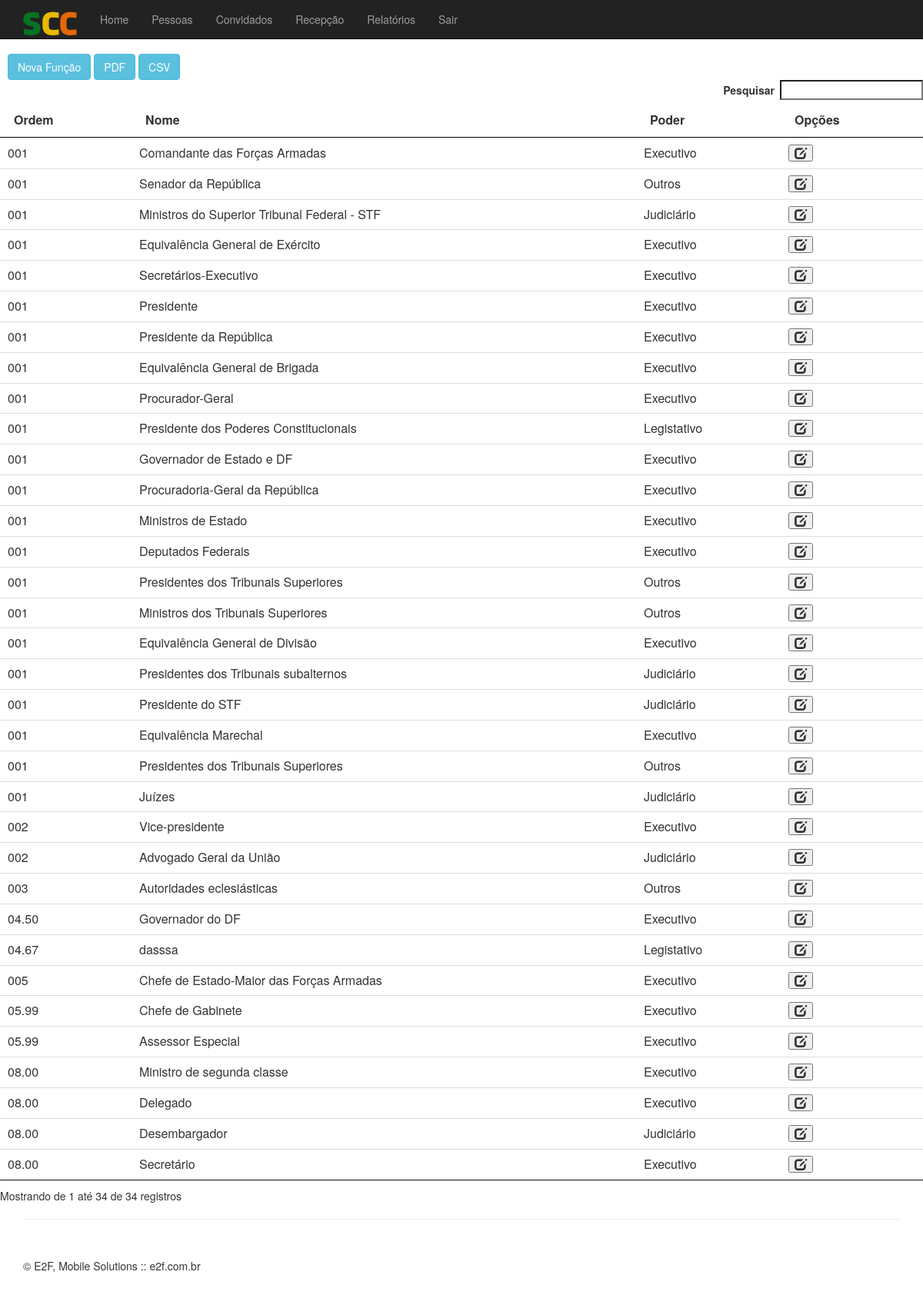
Screenshot of /index.php?pg=2 (signed in) with the database file from the repository.
### tables this page shows
CREATE TABLE IF NOT EXISTS `funcao` (
  `id` int(11) NOT NULL AUTO_INCREMENT,
  `nome` varchar(80) NOT NULL,
  `ordem` varchar(5) NOT NULL DEFAULT '001',
  `poder_id` int(11) NOT NULL,
  PRIMARY KEY (`id`),
  KEY `fk_funcao_poder1_idx` (`poder_id`)
);

CREATE TABLE IF NOT EXISTS `poder` (
  `id` int(11) NOT NULL AUTO_INCREMENT,
  `nome` varchar(45) NOT NULL,
  PRIMARY KEY (`id`)
);

### funcao/listar-funcao.php (the view, shortened to what this page needs)
<div class="row row-offcanvas row-offcanvas-right">
	<div class="row">
		<div class="table-responsive">
			<button type="button" class="btn btn-info" style="margin-left: 10px" onclick="location.href='index.php?pg=4'">
				Nova Função
			</button>
			<button type="button" class="btn btn-info" onclick="chamaRelatorio();">
				PDF
			</button>
			<a href="#" class="btn btn-info" onclick="$('#example').tableExport({type:'csv',escape:'false'});">CSV</a>
				<table class="table table-hover" id="example">
					<thead>
						<tr>
							<th>Ordem</th>
							<th>Nome</th>
							<th>Poder</th>
							<th>Op&ccedil;&otilde;es</th>
						</tr>
					</thead>
					<tbody id="myTable">
						<?php
						require_once 'conexao/conn.php';
						$sql = "select f.id, f.ordem, f.nome, p.nome as nome_poder
								from funcao f, poder p
								where f.poder_id = p.id
								order by ordem";
						$rs = mysqli_query($conexao, $sql);
						while ($linha = mysqli_fetch_array($rs)) {
				           	 ?>
						<tr>
							<td><?php echo $linha['ordem']?></td>
							<td><?php echo $linha['nome']?></td>
							<td><?php echo $linha['nome_poder']?></td>
							<td>
								<button onclick="location.href='index.php?pg=4&acao=a&id=<?php echo $linha['id']?>'">
									<span class="glyphicon glyphicon-edit" title="Editar"></span>
								</button>
							</td>
						</tr>
						<?php
				          	}
				          	?>
					</tbody>
				</table>
		</div>
	</div>
</div>

### css/offcanvas.css (style rules this page uses)
html, body { overflow-x: hidden; }

### rows the page displays
funcao: ordem "001", nome "Comandante das Forças Armadas", poder.nome "Executivo"
funcao: ordem "001", nome "Senador da República", poder.nome "Outros"
funcao: ordem "001", nome "Ministros do Superior Tribunal Federal - STF", poder.nome "Judiciário"
funcao: ordem "001", nome "Equivalência General de Exército", poder.nome "Executivo"
funcao: ordem "001", nome "Secretários-Executivo", poder.nome "Executivo"
funcao: ordem "001", nome "Presidente", poder.nome "Executivo"
funcao: ordem "001", nome "Presidente da República", poder.nome "Executivo"
funcao: ordem "001", nome "Equivalência General de Brigada", poder.nome "Executivo"
funcao: ordem "001", nome "Procurador-Geral", poder.nome "Executivo"
funcao: ordem "001", nome "Presidente dos Poderes Constitucionais", poder.nome "Legistativo"
funcao: ordem "001", nome "Governador de Estado e DF", poder.nome "Executivo"
funcao: ordem "001", nome "Procuradoria-Geral da República", poder.nome "Executivo"
funcao: ordem "001", nome "Ministros de Estado", poder.nome "Executivo"
funcao: ordem "001", nome "Deputados Federais", poder.nome "Executivo"
funcao: ordem "001", nome "Presidentes dos Tribunais Superiores", poder.nome "Outros"
funcao: ordem "001", nome "Ministros dos Tribunais Superiores", poder.nome "Outros"
funcao: ordem "001", nome "Equivalência General de Divisão", poder.nome "Executivo"
funcao: ordem "001", nome "Presidentes dos Tribunais subalternos", poder.nome "Judiciário"
funcao: ordem "001", nome "Presidente do STF", poder.nome "Judiciário"
funcao: ordem "001", nome "Equivalência Marechal", poder.nome "Executivo"
funcao: ordem "001", nome "Presidentes dos Tribunais Superiores", poder.nome "Outros"
funcao: ordem "001", nome "Juízes", poder.nome "Judiciário"
funcao: ordem "002", nome "Vice-presidente", poder.nome "Executivo"
funcao: ordem "002", nome "Advogado Geral da União", poder.nome "Judiciário"
funcao: ordem "003", nome "Autoridades eclesiásticas", poder.nome "Outros"
funcao: ordem "005", nome "Chefe de Estado-Maior das Forças Armadas", poder.nome "Executivo"
funcao: ordem "04.50", nome "Governador do DF", poder.nome "Executivo"
funcao: ordem "04.67", nome "dasssa", poder.nome "Legistativo"
funcao: ordem "05.99", nome "Chefe de Gabinete", poder.nome "Executivo"
funcao: ordem "05.99", nome "Assessor Especial", poder.nome "Executivo"
funcao: ordem "08.00", nome "Ministro de segunda classe", poder.nome "Executivo"
funcao: ordem "08.00", nome "Delegado", poder.nome "Executivo"
funcao: ordem "08.00", nome "Desembargador", poder.nome "Judiciário"
funcao: ordem "08.00", nome "Secretário", poder.nome "Executivo"
